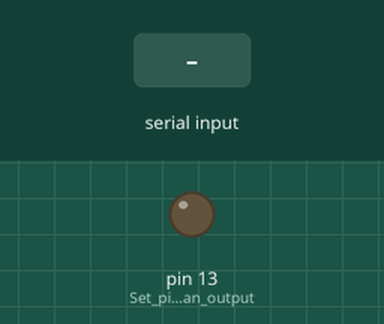
A sketch run on a simulated Arduino Uno, built with avr-gcc and run on an emulated ATmega328P. Shown: output pins drawn as LEDs (lit = HIGH). Dashed ring = blinking. The test bench sets the inputs (shaded band).

Above: at 1.2 s.
1.3 s: "90,45\n" received over Serial
At 1.55 s:
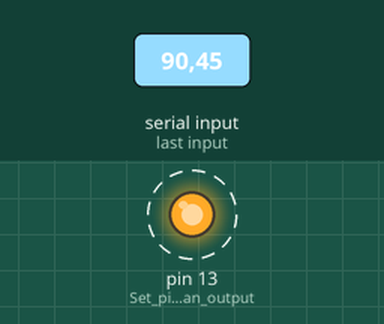
Timing chart, 0 to 10.3 s (numbered marks = the images above; inputs shaded):
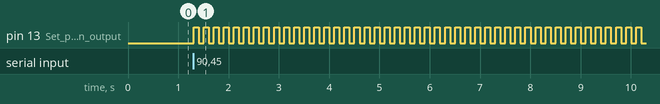

Measured:
- after the input at 1.3 s, pin 13 (Set_pin_13_as_an_output): alternates HIGH for 0.10 s and LOW for 0.10 s, starting at once

The sketch:

light_blink.ino
```cpp
void setup() {
  Serial.begin(9600);
  pinMode(13, OUTPUT); // Set pin 13 as an output
}

void loop() {

  if (Serial.available()) {

    int delayValue = Serial.parseInt();

    for (int i=0; i<delayValue; i++) {
      digitalWrite(13, HIGH); // Turn on the LED (pin 13)
      delay(100); // Wait for 1 second
      digitalWrite(13, LOW); // Turn off the LED (pin 13)
      delay(100); // Wait for 1 second

    }

  }
}
```
